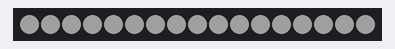
The sketch below on a simulated ESP8266 (NodeMCU). Shown: 17 RGB LEDs in strip order, left to right. Dim RGB values are drawn brighter than linear.

Above: at 2.1 s.
At 3.1 s:
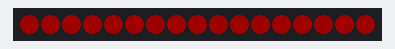
At 4.1 s:
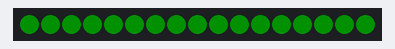
At 5.1 s:
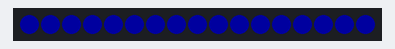
At 6.83 s:
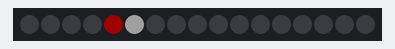
At 8.6 s:
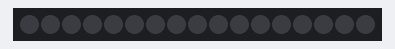

Measured:
- by itself, everything shown: repeats every 7.6 s, in 22 steps
- what the display in image 0 shows lasts 1.0 s, from 2.0 s to 3.0 s

The sketch:

LED_Test.ino
```cpp
#include <FastLED.h>

/**
 * DIAGNOSTIC MODE: Only first 6 working?
 * 1. Check physical connection between LED 6 and LED 7.
 * 2. Power: 17 LEDs at full white draw ~1A. D3/GPIO0 has a pull-up that can weaken signals.
 */

#define DATA_PIN    D3    // Try D4 if D3 continues to fail
#define NUM_LEDS    17
#define BRIGHTNESS  32    // Lowered to 32 to rule out power dropouts
#define LED_TYPE    WS2811 // Using WS2811/WS2812 generic timing
#define COLOR_ORDER GRB

CRGB leds[NUM_LEDS];

void setup() {
  delay(2000);
  // Using a slightly more generic timing profile
  FastLED.addLeds<WS2812, DATA_PIN, GRB>(leds, NUM_LEDS).setCorrection(TypicalLEDStrip);
  FastLED.setBrightness(BRIGHTNESS);
  FastLED.clear();
  FastLED.show();
}

void showColor(CRGB color, String name) {
  fill_solid(leds, NUM_LEDS, color);
  FastLED.show();
  delay(1000);
}

void loop() {
  // Cycle colors to check all channels
  showColor(CRGB::White, "White");
  showColor(CRGB::Red, "Red");
  showColor(CRGB::Green, "Green");
  showColor(CRGB::Blue, "Blue");

  // Wave to see signal flow
  for (int i = 0; i < NUM_LEDS; i++) {
    FastLED.clear();
    leds[i] = CRGB::White;
    if (i > 0) leds[i-1] = CRGB::Red; // Trail
    FastLED.show();
    delay(150);
  }

  FastLED.clear();
  FastLED.show();
  delay(1000);
}
```
